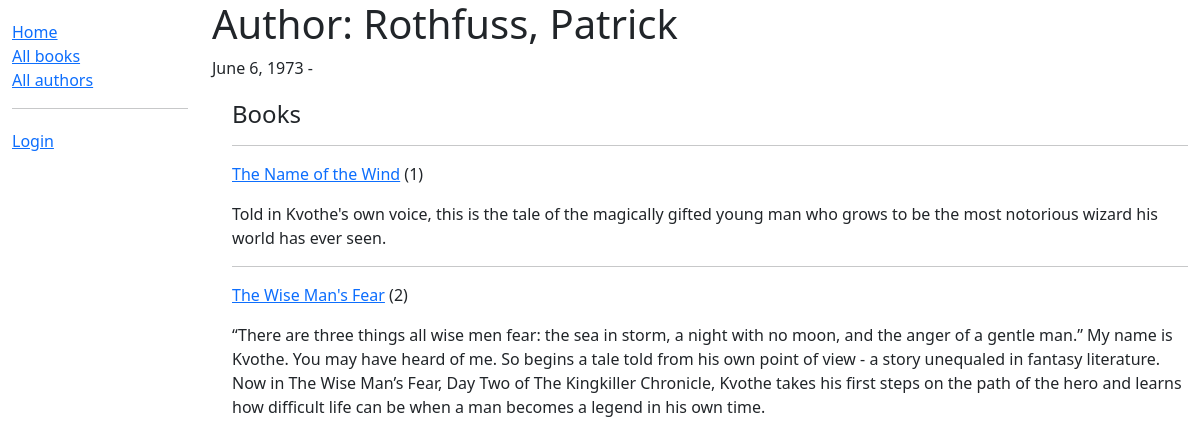
/catalog/author/1/, run on the app's committed database.
### catalog/models.py (models this page shows, shortened)
class Author(models.Model):
    first_name = models.CharField(max_length=100)
    last_name = models.CharField(max_length=100)
    date_of_birth = models.DateField(null=True, blank=True)
    date_of_death = models.DateField('Died', null=True, blank=True)
    class Meta:
        ordering = ['last_name', 'first_name']

class Book(models.Model):
    title = models.CharField(max_length=200)
    author = models.ForeignKey(Author, on_delete=models.SET_NULL, null=True)
    summary = models.TextField(max_length=1000, help_text='Enter a brief description of the book')
    isbn = models.CharField('ISBN', max_length=13, unique=True, help_text='13 Character <a href="https://www.isbn-international.org/content/what-isbn">ISBN number</a>')
    genre = models.ManyToManyField(Genre, help_text='Select a genre for this book')
    language = models.ForeignKey(Language, on_delete=models.SET_NULL, null=True)
    def display_genre(self):
        return ', '.join(genre.name for genre in self.genre.all()[:3])
    display_genre.short_description = 'Genre'

### catalog/views.py (the view)
# urls.py: path('author/<int:pk>/', views.AuthorDetailView.as_view(), name='author-detail'),
class AuthorDetailView(DetailView):
    model = Author

### catalog/templates/catalog/author_detail.html
{% extends 'base_generic.html' %}
{% block content %}
    <h1>Author: {{ author.last_name }}, {{ author.first_name }}</h1>
    <p>{{ author.date_of_birth }} - {% if author.date_of_death %}{{ author.date_of_death }}{% endif %}</p>
    <div style="margin-left: 20px; margin-top: 20px">
        <h4>Books</h4>
        {% for book in author.book_set.all %}
            <hr>
            <p><a href="{% url 'book-detail' book.pk %}">{{ book.title }}</a> ({{ book.bookinstance_set.all.count }})</p>
            <p>{{ book.summary }}</p>
        {% endfor %}
    </div>
{% endblock content %}

### data on the page
Author: date_of_birth "June 6, 1973"
Book: title "The Name of the Wind", bookinstance_set.all.count "1", summary "Told in Kvothe's own voice, this is the tale of the magically gifted young man who grows to be the most notorious wizard his world has ever seen."
Book: title "The Wise Man's Fear", bookinstance_set.all.count "2", summary "“There are three things all wise men fear: the sea in storm, a night with no moon, and the anger of a gentle man.” My name is Kvothe. You may have heard of me. So begins a tale told from his own point of view - a story unequaled in fantasy literature. Now in The Wise Man’s Fear, Day Two of The Kingkiller Chronicle, Kvothe takes his first steps on the path of the hero and learns how difficult life can be when a man becomes a legend in his own time."
